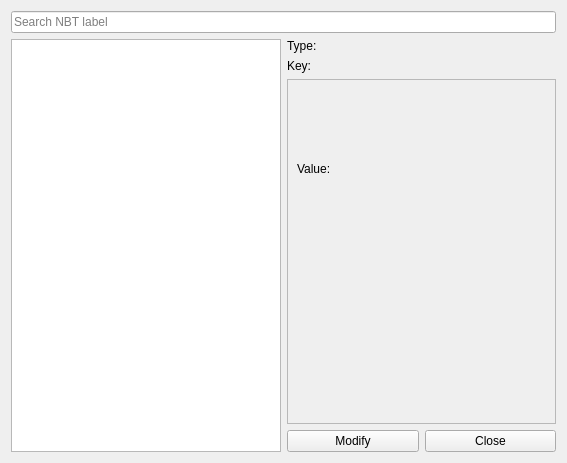
<?xml version="1.0" encoding="UTF-8"?>
<ui version="4.0">
    <class>NbtReaderUI</class>
    <widget class="QWidget" name="NbtReaderUI">
        <property name="geometry">
            <rect>
                <x>0</x>
                <y>0</y>
                <width>567</width>
                <height>463</height>
            </rect>
        </property>
        <property name="windowTitle">
            <string>NBT Reader</string>
        </property>
        <layout class="QVBoxLayout" name="verticalLayout_4">
            <item>
                <layout class="QVBoxLayout" name="verticalLayout_3">
                    <item>
                        <widget class="QLineEdit" name="lineEdit">
                            <property name="placeholderText">
                                <string>Search NBT label</string>
                            </property>
                        </widget>
                    </item>
                    <item>
                        <layout class="QHBoxLayout" name="horizontalLayout_5">
                            <item>
                                <widget class="QTreeView" name="treeView"/>
                            </item>
                            <item>
                                <layout class="QVBoxLayout" name="verticalLayout_2">
                                    <item>
                                        <layout class="QVBoxLayout" name="verticalLayout">
                                            <item>
                                                <layout class="QHBoxLayout" name="horizontalLayout">
                                                    <item>
                                                        <widget class="QLabel" name="label">
                                                            <property name="text">
                                                                <string>Type:</string>
                                                            </property>
                                                        </widget>
                                                    </item>
                                                    <item>
                                                        <widget class="QLabel" name="typeLabel">
                                                            <property name="text">
                                                                <string/>
                                                            </property>
                                                        </widget>
                                                    </item>
                                                </layout>
                                            </item>
                                            <item>
                                                <layout class="QHBoxLayout" name="horizontalLayout_2">
                                                    <item>
                                                        <widget class="QLabel" name="label_2">
                                                            <property name="text">
                                                                <string>Key:</string>
                                                            </property>
                                                        </widget>
                                                    </item>
                                                    <item>
                                                        <widget class="QLabel" name="keyLabel">
                                                            <property name="text">
                                                                <string/>
                                                            </property>
                                                        </widget>
                                                    </item>
                                                </layout>
                                            </item>
                                            <item>
                                                <layout class="QHBoxLayout" name="horizontalLayout_3"/>
                                            </item>
                                        </layout>
                                    </item>
                                    <item>
                                        <widget class="QScrollArea" name="scrollArea">
                                            <property name="widgetResizable">
                                                <bool>true</bool>
                                            </property>
                                            <property name="alignment">
                                                <set>
                                                    Qt::AlignmentFlag::AlignLeading|Qt::AlignmentFlag::AlignLeft|Qt::AlignmentFlag::AlignTop
                                                </set>
                                            </property>
                                            <widget class="QWidget" name="scrollAreaWidgetContents_2">
                                                <property name="geometry">
                                                    <rect>
                                                        <x>0</x>
                                                        <y>0</y>
                                                        <width>266</width>
                                                        <height>299</height>
                                                    </rect>
                                                </property>
                                                <layout class="QVBoxLayout" name="verticalLayout_6">
                                                    <item>
                                                        <layout class="QVBoxLayout" name="verticalLayout_5">
                                                            <item>
                                                                <widget class="QLabel" name="label_3">
                                                                    <property name="text">
                                                                        <string>Value:</string>
                                                                    </property>
                                                                </widget>
                                                            </item>
                                                            <item>
                                                                <widget class="QLabel" name="valueLabel">
                                                                    <property name="text">
                                                                        <string/>
                                                                    </property>
                                                                </widget>
                                                            </item>
                                                        </layout>
                                                    </item>
                                                </layout>
                                            </widget>
                                        </widget>
                                    </item>
                                    <item>
                                        <layout class="QHBoxLayout" name="horizontalLayout_4">
                                            <item>
                                                <widget class="QPushButton" name="modifyButton">
                                                    <property name="text">
                                                        <string>Modify</string>
                                                    </property>
                                                </widget>
                                            </item>
                                            <item>
                                                <widget class="QPushButton" name="closeButton">
                                                    <property name="text">
                                                        <string>Close</string>
                                                    </property>
                                                </widget>
                                            </item>
                                        </layout>
                                    </item>
                                </layout>
                            </item>
                        </layout>
                    </item>
                </layout>
            </item>
        </layout>
    </widget>
    <resources/>
    <connections>
        <connection>
            <sender>closeButton</sender>
            <signal>clicked()</signal>
            <receiver>NbtReaderUI</receiver>
            <slot>close()</slot>
            <hints>
                <hint type="sourcelabel">
                    <x>413</x>
                    <y>376</y>
                </hint>
                <hint type="destinationlabel">
                    <x>240</x>
                    <y>202</y>
                </hint>
            </hints>
        </connection>
    </connections>
</ui>
